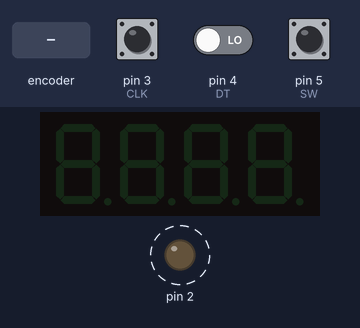
The sketch below on a simulated Arduino Uno, built with avr-gcc and run on an emulated ATmega328P. Parts: 4-digit seven-segment display, output pins drawn as LEDs (lit = HIGH). Dashed ring = blinking. Inputs (shaded band) come from the test bench; at power-on: pin 3 (CLK) HIGH, pin 4 (DT) LOW, pin 5 (SW) HIGH.

Above: at 1.2 s.
1.3 s: rotary encoder on pin 3 (CLK) / pin 4 (DT) turned 1 step (first pin leading)
At 1.48 s:
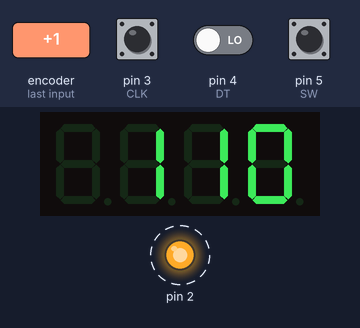
4.3 s: rotary encoder on pin 3 (CLK) / pin 4 (DT) turned 1 step (first pin leading)
At 4.45 s:
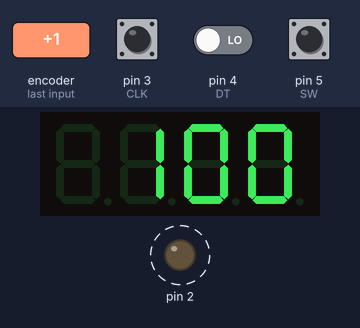
Timing chart, 0 to 13.3 s (numbered marks = the images above; inputs shaded):
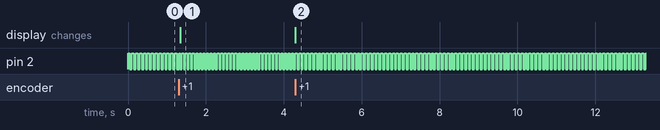

Measured:
- after the input at 1.3 s, the display: changes at once (image 1)
- after the input at 4.3 s, the display: changes at once (image 2)
- by itself, pin 2: alternates HIGH for 0.05 s and LOW for 0.05 s

The sketch:

friquency_generator_iteraption.ino
```cpp
#include <Arduino.h>
#include <TM1637Display.h>

byte out=2;
byte CLK=3;//valcoder
byte DT=4;
byte SW=5;

unsigned char encoder_A, encoder_B, encoder_A_prev; // valcoder
unsigned char SW_State,SW_State_prev;


float freq=10;
float mult=1;
int d=2;
unsigned long t1,t2,dt;
float T,dT;
//int d[4];

byte u_flag=0;

TM1637Display display(7, 6);

void setup() {
Serial.begin(9600);

    display.setBrightness(0x0f);

DDRD = B00000100;
T=1000000/freq;
t1=micros();
}

void loop() {
  while(1)
 {cycle();
 encoder();}
}
void cycle()
{t2=micros();
dt=t2-t1;
if(dt-T/d<=0)
{if(u_flag==0)
{
  PORTD |=1<<2;
u_flag=1;}

}
else
if(u_flag==1)
{
  PORTD &=~(1<<2);
u_flag=0;
{
  if(dT<dt-T/d)
  dT=dt-T/d;
}
}
if(dt-T>=0)
{t1=micros()-dt+T-47;
}
  }

  void encoder()
 {

  encoder_A = digitalRead(CLK);
  encoder_B = digitalRead(DT);
  SW_State = digitalRead(SW);

   if(!encoder_A && encoder_A_prev)
  {

     if(encoder_B)
    {
      freq=freq-mult;
      if(freq<0.1)
      freq=0.1;
    }
       else
    {
      freq=freq+mult;
      if(freq>999.9)
      freq=999.9;
      }
      T=1000000/freq;
      display.showNumberDec(freq*10);
  }
    encoder_A_prev = encoder_A;


 if(!SW_State&&SW_State_prev)
  {
  if(mult==100)
  mult=0.1;
  else
  if(mult==10)
  mult=100;
  else
  if(mult==1)
  mult=10;
  else
  if(mult==0.1)
  mult=1;

 /*Serial.print('\t');
  Serial.print(mult);
  Serial.print('\n');*/
  }
  SW_State_prev=SW_State;
}
```
